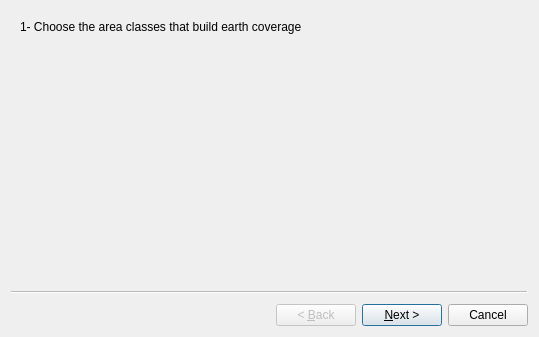
<?xml version="1.0" encoding="UTF-8"?>
<ui version="4.0">
 <class>SetupEarthCoverage</class>
 <widget class="QWizard" name="SetupEarthCoverage">
  <property name="geometry">
   <rect>
    <x>0</x>
    <y>0</y>
    <width>539</width>
    <height>337</height>
   </rect>
  </property>
  <property name="windowTitle">
   <string>Define earth coverage areas and lines</string>
  </property>
  <property name="wizardStyle">
   <enum>QWizard::ClassicStyle</enum>
  </property>
  <property name="options">
   <set>QWizard::HelpButtonOnRight</set>
  </property>
  <widget class="QWizardPage" name="wizardPage1">
   <layout class="QGridLayout" name="gridLayout">
    <item row="0" column="0">
     <widget class="QLabel" name="label">
      <property name="text">
       <string>1- Choose the area classes that build earth coverage</string>
      </property>
     </widget>
    </item>
    <item row="1" column="0">
     <widget class="KActionSelector" name="kactionselector"/>
    </item>
   </layout>
  </widget>
  <widget class="QWizardPage" name="wizardPage2">
   <layout class="QGridLayout" name="gridLayout_2">
    <item row="0" column="0">
     <widget class="QLabel" name="label_2">
      <property name="text">
       <string>2- Choose the line classes that, along with the frame, build the areas of earth coverage</string>
      </property>
     </widget>
    </item>
    <item row="1" column="0">
     <widget class="KActionSelector" name="kactionselector_2"/>
    </item>
   </layout>
  </widget>
  <widget class="QWizardPage" name="wizardPage">
   <layout class="QGridLayout" name="gridLayout_3">
    <item row="0" column="0">
     <widget class="QLabel" name="label_3">
      <property name="text">
       <string>3- For each area class of earth coverage, define which lines are used to build it
 (note that frame is always used to close areas)</string>
      </property>
     </widget>
    </item>
    <item row="1" column="0">
     <widget class="QTableWidget" name="tableWidget">
      <property name="maximumSize">
       <size>
        <width>501</width>
        <height>16777215</height>
       </size>
      </property>
      <attribute name="horizontalHeaderCascadingSectionResizes">
       <bool>true</bool>
      </attribute>
      <attribute name="horizontalHeaderDefaultSectionSize">
       <number>100</number>
      </attribute>
      <attribute name="horizontalHeaderMinimumSectionSize">
       <number>100</number>
      </attribute>
      <attribute name="horizontalHeaderShowSortIndicator" stdset="0">
       <bool>true</bool>
      </attribute>
      <attribute name="verticalHeaderDefaultSectionSize">
       <number>100</number>
      </attribute>
      <attribute name="verticalHeaderMinimumSectionSize">
       <number>100</number>
      </attribute>
      <attribute name="verticalHeaderShowSortIndicator" stdset="0">
       <bool>true</bool>
      </attribute>
      <attribute name="verticalHeaderStretchLastSection">
       <bool>true</bool>
      </attribute>
      <column>
       <property name="text">
        <string>Class</string>
       </property>
      </column>
      <column>
       <property name="text">
        <string>Delimiters</string>
       </property>
      </column>
     </widget>
    </item>
   </layout>
  </widget>
 </widget>
 <customwidgets>
  <customwidget>
   <class>KActionSelector</class>
   <extends>QWidget</extends>
   <header>kactionselector.h</header>
  </customwidget>
 </customwidgets>
 <resources/>
 <connections/>
</ui>
